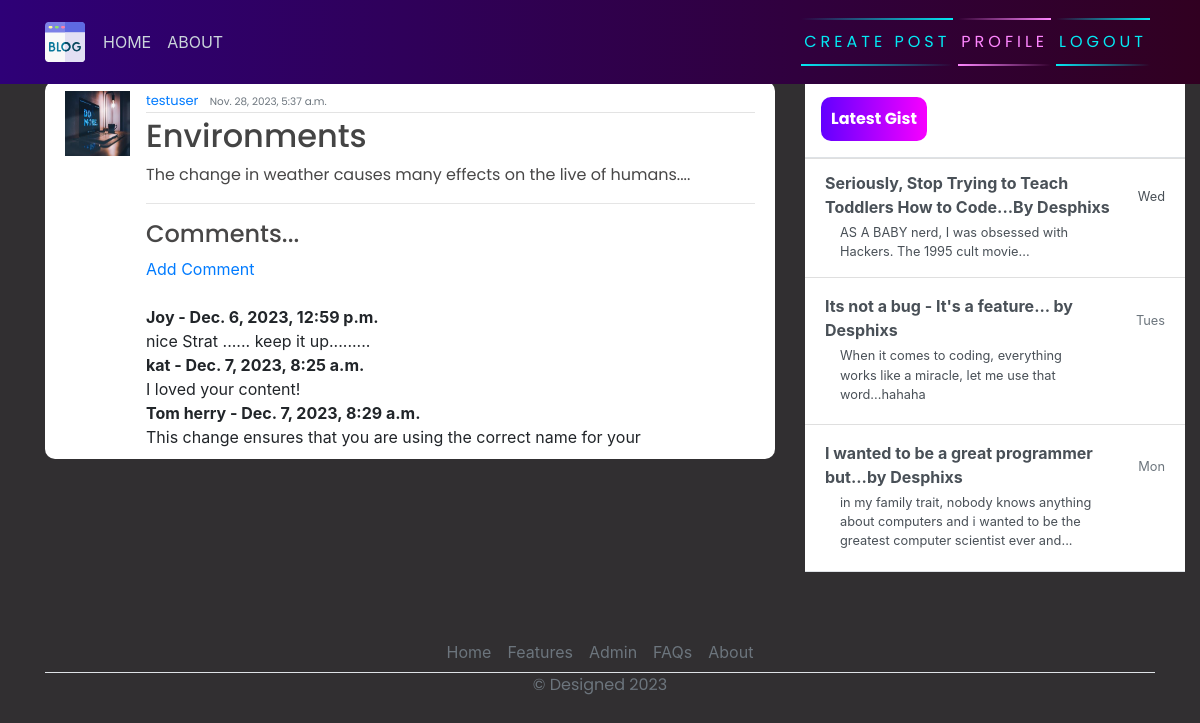
The app's page /post/5/ (signed in) with its own data.
### blog/models.py (models this page shows, shortened)
class Post(models.Model):
    title = models.CharField(max_length=200)
    content = models.TextField()
    date_posted = models.DateTimeField(default=timezone.now)
    author = models.ForeignKey(User, on_delete=models.CASCADE)

class Comment(models.Model):
    post = models.ForeignKey(Post, related_name="comments", on_delete=models.CASCADE)
    name = models.CharField(max_length=100)
    body = models.TextField()
    date_added = models.DateTimeField(auto_now_add=True)

### users/models.py (models this page shows, shortened)
class Profile(models.Model):
    user = models.OneToOneField(User, on_delete=models.CASCADE)
    image = models.ImageField(default='user.png', upload_to='profile_pics')

### blog/views.py (the view)
# urls.py: path('post/<int:pk>/', PostDetailView.as_view(), name="blog-detail"),
class PostDetailView(LoginRequiredMixin, DetailView):
    model = Post

### blog/templates/blog/post_detail.html (shortened to what this page needs)
{% extends 'blog/base.html' %}
{% block content %}
        <article class="media content-section">
            <img class="rounded-cirlce article-img" src="{{ object.author.profile.image.url }}" alt="">
            <div class="media-body">
              <div class="article-metadata">
                <a class="mr-2" href="#">{{ object.author }}</a>
                <small class="text-muted">{{ object.date_posted }}</small> <br>
              </div>
              <h2><a class="article-title" href="#">{{ object.title }}</a></h2>
              <p class="article-content">{{ object.content }}</p>
              <hr>
              <h4>Comments...</h4>
              {% if not post.comments.all %}
                No Comments Yet...<a href="{% url 'add_comment' post.pk %}">Add One</a>
              {% else %}
              <a href="{% url 'add_comment' post.pk %}">Add Comment</a><br><br>
                {% for comment in post.comments.all %}
                  <strong>
                    {{comment.name}} - {{comment.date_added}}
                  </strong>
                  <br/>
                  {{comment.body}}
                  <br>
                {% endfor %}
              {% endif %}
            </div>
            <br>
          </article>
{% endblock content %}

### blog/static/blog/main.css (style rules this page uses)
body { background-color: hsl(300, 2%, 19%); margin-top: 5rem; background-size: contain; background-repeat: no-repeat; }
h1, h2, h3, h4, h5, h6, p { color: hsl(330, 1%, 28%); ; font-family: 'Poppins', sans-serif; }
.content-section { background: #ffffff; padding: 10px 20px; border-radius: 10px; margin-bottom: 20px; }
.article-title { color: #444444; }
.article-content { white-space: pre-line; }
.article-img { height: 65px; width: 65px; margin-right: 16px; }
.article-metadata { font-family: 'Poppins', sans-serif; padding-bottom: 1px; margin-bottom: 4px; font-size: 13px; border-bottom: 1px solid #e3e3e3 }

### records on screen
Post: author.profile.image (picture), author "testuser", date_posted "Nov. 28, 2023, 5:37 a.m.", title "Environments", content "The change in weather causes many effects on the live of humans...."
Comment: name "Joy", date_added "Dec. 6, 2023, 12:59 p.m.", body "nice Strat ...... keep it up........."
Comment: name "kat", date_added "Dec. 7, 2023, 8:25 a.m.", body "I loved your content!"
Comment: name "Tom herry", date_added "Dec. 7, 2023, 8:29 a.m.", body "This change ensures that you are using the correct name for your"
